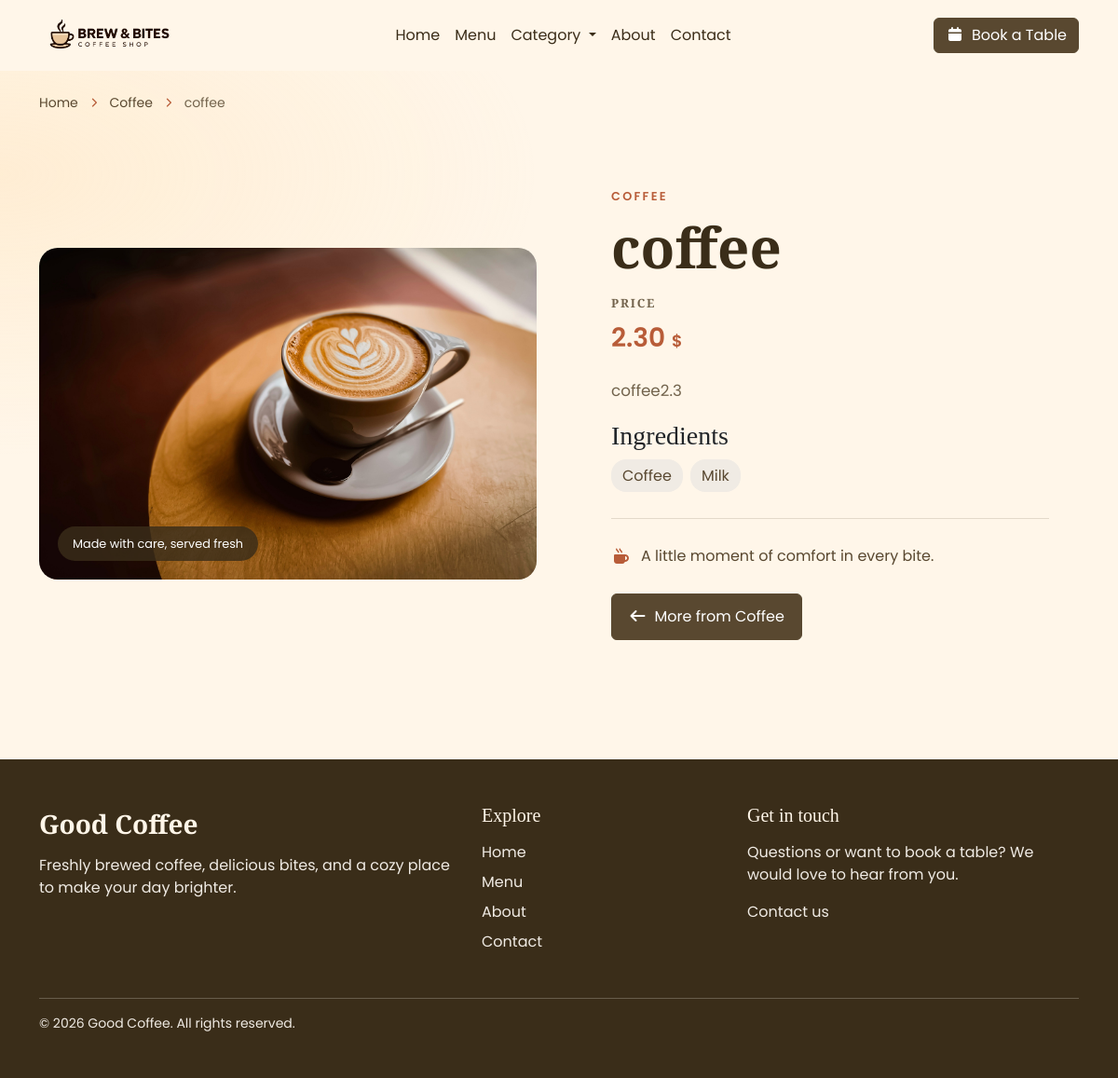
The app's page /product/coffee with its own data.
### aplikacion/models.py (models this page shows, shortened)
class Product(models.Model):
    product_slug = models.SlugField(primary_key=True)
    product_name = models.CharField(max_length=200, null=True, blank=True)
    product_description = models.TextField(null=True, blank=True)
    product_price = models.DecimalField(max_digits=6, decimal_places=2, null=True, blank=True)
    product_image = models.ImageField(upload_to="product/")
    product_category = models.ForeignKey(Category, on_delete=models.CASCADE, null=True, blank=True)
    product_ingredient = models.ManyToManyField(Ingredient, blank=True, null=True)

class Category(models.Model):
    category_name = models.CharField(max_length=200, null=True, blank=True)
    category_slug = models.SlugField(primary_key=True)

class Ingredient(models.Model):
    ingredient_name = models.CharField(max_length=200, null=True, blank=True)

### aplikacion/views.py (the view)
# urls.py: path("product/<slug>", views.product, name="productPage")
def product(request, slug):
    allCategory = Category.objects.all()
    getProduct = Product.objects.get(product_slug=slug)
    context = {"allCategory":allCategory, "getProduct":getProduct}
    return render(request, "product.html", context)

### aplikacion/templates/product.html (shortened to what this page needs)
{% extends 'index.html' %}
{% load static %}
{% block content %}
<main class="product-page">
    <section class="container product-detail">
        <nav class="product-breadcrumb" aria-label="Breadcrumb">
            <a href="{% url 'homePage' %}">Home</a>
            <i class="fa-solid fa-chevron-right" aria-hidden="true"></i>
            {% if getProduct.product_category %}
            <a
                href="{% url 'categoryPage' getProduct.product_category.category_slug %}">{{getProduct.product_category.category_name}}</a>
            <i class="fa-solid fa-chevron-right" aria-hidden="true"></i>
            {% endif %}
            <span aria-current="page">{{getProduct.product_name}}</span>
        </nav>
        <div class="row g-4 g-lg-5 align-items-center">
            <div class="col-12 col-lg-6">
                <div class="product-image-frame">
                    <img src="{{getProduct.product_image.url}}" alt="{{getProduct.product_name}}" class="product-image">
                    <span class="product-image-caption">Made with care, served fresh</span>
                </div>
            </div>
            <div class="col-12 col-lg-6">
                <div class="product-copy">
                    {% if getProduct.product_category %}
                    <p class="product-category-label">{{getProduct.product_category.category_name}}</p>
                    {% endif %}
                    <h1>{{getProduct.product_name}}</h1>
                    <h2>Price</h2>
                    <div class="product-pricing">
                        {% if getProduct.sale.price_sale %}
                        <p class="product-price product-price-original"><s>{{getProduct.product_price}} <span>$</span></s></p>
                        <p class="product-price product-price-sale">{{getProduct.sale.price_sale}} <span>$</span></p>
                        {% else %}
                        <p class="product-price">{{getProduct.product_price}} <span>$</span></p>
                        {% endif %}
                    </div>
                    {% if getProduct.product_description %}
                    <p class="product-description">{{getProduct.product_description}}</p>
                    {% endif %}
                    <h3>Ingredients</h3>
                    <ul class="product-ingredients">
                        {% for ingredient in getProduct.product_ingredient.all %}
                        <li>{{ingredient.ingredient_name}}</li>
                        {% endfor %}
                    </ul>
                    <div class="product-details-divider"></div>
                    <p class="product-note"><i class="fa-solid fa-mug-hot" aria-hidden="true"></i> A little moment of
                        comfort in every bite.</p>
                    {% if getProduct.product_category %}
                    <a href="{% url 'categoryPage' getProduct.product_category.category_slug %}"
                        class="btn product-back-link">
                        <i class="fa-solid fa-arrow-left me-2" aria-hidden="true"></i>More from
                        {{getProduct.product_category.category_name}}
                    </a>
                    {% else %}
                    <a href="{% url 'menuPage' %}" class="btn product-back-link">
                        <i class="fa-solid fa-arrow-left me-2" aria-hidden="true"></i>Browse the menu
                    </a>
                    {% endif %}
                </div>
            </div>
        </div>
    </section>
</main>
{% endblock %}

### aplikacion/static/css/style.css (style rules this page uses)
:root { --color-primary-brand-1: #FFF6E9; --color-primary-brand-2: #ffd79c9c; --color-primary-light-1: #FFFFFF; --color-primary-light-2: #FCFAF8; --color-primary-light-3: #F0EBE4; --color-primary-dark-1: #3A2D19; --color-primary-dark-2: #594830; --color-primary-dark-3: #72634C; --color-accent: #B85C38; --font-title: "Playfair Display", serif; --font-text: "Poppins", sans-serif; }
* { margin: 0; padding: 0; box-sizing: border-box; }
body { font-size: 16px; line-height: 1.5; font-family: var(--font-text); background-color: var(--color-primary-brand-1); }
h1, h2, h3, h4, h5, h6 { font-family: var(--font-title); }
.product-page { background: radial-gradient(ellipse at 0% 15%, rgba(255, 215, 156, 0.28), transparent 34%), var(--color-primary-brand-1); }
.product-detail { min-height: 65vh; padding-bottom: clamp(3rem, 8vw, 6rem); padding-top: 1.5rem; }
.product-breadcrumb { align-items: center; color: var(--color-primary-dark-3); display: flex; flex-wrap: wrap; font-size: 0.875rem; gap: 0.65rem; margin-bottom: clamp(1.5rem, 4vw, 3rem); }
.product-breadcrumb a { color: var(--color-primary-dark-2); text-decoration: none; transition: color 0.2s ease; }
.product-breadcrumb > i { color: var(--color-accent); font-size: 0.65rem; }
.product-image-frame { background-color: var(--color-primary-light-3); border-radius: 1.25rem; min-height: 20rem; overflow: hidden; position: relative; }
.product-image { display: block; max-height: 38rem; min-height: 20rem; object-fit: cover; width: 100%; }
.product-image-caption { background-color: rgba(58, 45, 25, 0.82); border-radius: 2rem; bottom: 1.25rem; color: var(--color-primary-light-1); font-size: 0.8rem; left: 1.25rem; padding: 0.55rem 1rem; position: absolute; }
.product-copy { margin: 0 auto; max-width: 34rem; padding: clamp(0.5rem, 3vw, 2rem); }
.product-category-label { color: var(--color-accent); font-size: 0.8rem; font-weight: 600; letter-spacing: 0.18em; margin-bottom: 0.75rem; text-transform: uppercase; }
.product-copy h1 { color: var(--color-primary-dark-1); font-family: var(--font-title); font-size: clamp(2.5rem, 5vw, 4rem); font-weight: 700; line-height: 1.1; margin-bottom: 1.25rem; }
.product-copy h2 { color: var(--color-primary-dark-3); font-size: 0.8rem; font-weight: 600; letter-spacing: 0.14em; margin-bottom: 0.5rem; text-transform: uppercase; }
.product-pricing { align-items: baseline; display: flex; flex-wrap: wrap; gap: 0.75rem; margin-bottom: 1.25rem; }
.product-price { color: var(--color-accent); font-size: 1.75rem; font-weight: 600; margin: 0; }
.product-price span { font-size: 1.1rem; }
.product-description { color: var(--color-primary-dark-3); font-size: 1.05rem; line-height: 1.9; white-space: pre-line; }
.product-ingredients { display: flex; flex-wrap: wrap; gap: 0.5rem; list-style: none; margin: 0; padding: 0; }
.product-ingredients li { background-color: var(--color-primary-light-3); border-radius: 1rem; color: var(--color-primary-dark-2); padding: 0.35rem 0.75rem; }
.product-details-divider { background-color: var(--color-primary-dark-3); height: 1px; margin: 1.75rem 0; opacity: 0.2; width: 100%; }
.product-note { align-items: center; color: var(--color-primary-dark-2); display: flex; gap: 0.75rem; margin-bottom: 1.75rem; }
.product-note i { color: var(--color-accent); }
.product-back-link { background-color: var(--color-primary-dark-2); border: 1px solid var(--color-primary-dark-2); color: var(--color-primary-light-1); padding: 0.75rem 1.1rem; transition: background-color 0.2s ease, color 0.2s ease; }

### records on screen
Product: product_category.category_name "Coffee", product_name "coffee", product_image (picture), product_category.category_name "COFFEE", product_price "2.30", product_description "coffee2.3"
Ingredient: ingredient_name "Coffee"
Ingredient: ingredient_name "Milk"
